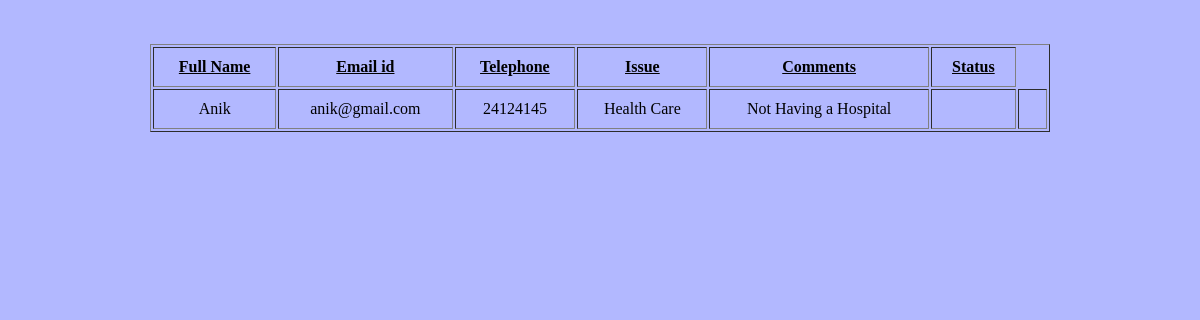
The page /onlyissuetocitizen.php (signed in) on the database as committed earlier.
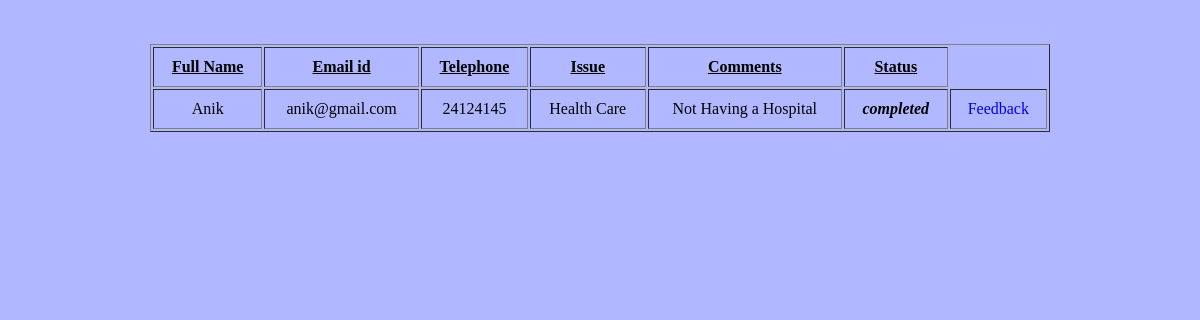
The same page on the database as committed later.
### tables this page shows
CREATE TABLE IF NOT EXISTS `issues` (
  `issueno` int(10) NOT NULL AUTO_INCREMENT,
  `fullname` varchar(100) DEFAULT NULL,
  `company` varchar(100) DEFAULT NULL,
  `emailid` varchar(100) NOT NULL,
  `telephoneno` int(10) DEFAULT NULL,
  `issue` varchar(100) DEFAULT NULL,
  `comments` varchar(100) DEFAULT NULL,
  `progress` varchar(20) DEFAULT NULL,
  `issueover` varchar(100) DEFAULT NULL,
  PRIMARY KEY (`issueno`,`emailid`)
);

### onlyissuetocitizen.php (the view, shortened to what this page needs)
<?php
	$fullname = $_SESSION['fullname'];
	$selectquery = mysql_query("select * from issues where fullname='$fullname'");
?>
	<form method="post">
<?php
	echo "<body bgcolor = '#B2B8FF'>";
	echo "<br/><br/>";
	echo "<table bgcolor='#B2B8FF' width='900' cellspacing='2' cellpadding='10' border='1' height='80' align='center'>";
	echo "<th><center><u> Full Name </u></th><th><center> <u>Email id </u></th> <th><center><u>Telephone </u></th> <th><center><u> Issue </u></th> <th><center> <u>Comments </u></th><th><center> <u>Status </u></th>";
	while($row = mysql_fetch_array($selectquery))
	{
		$comments = $row['comments'];
		$progress = $row['progress'];
		echo "<tr>";
		echo "<td align='center'>".$row['fullname']."</td>";
		echo "<td align='center'>".$row['emailid']."</td>";
		echo "<td align='center'>".$row['telephoneno']."</td>";
		echo "<td align='center'>".$row['issue']."</td>";
		echo "<td align='center'>".$row['comments']."</td>";
		echo "<td align='center'><b><i>".$row['progress']."</i></b></td>";
		echo "<td align='center'>";
			if($progress == "completed")
			{
				echo "<a href='feedback.php?comments=$comments' style='text-decoration:none'>Feedback</a>";
			}
		echo "</td>";
	}
?>

Rows that differ between the two databases and show on the page:
changed issues "Anik": progress (not shown) → "completed"
